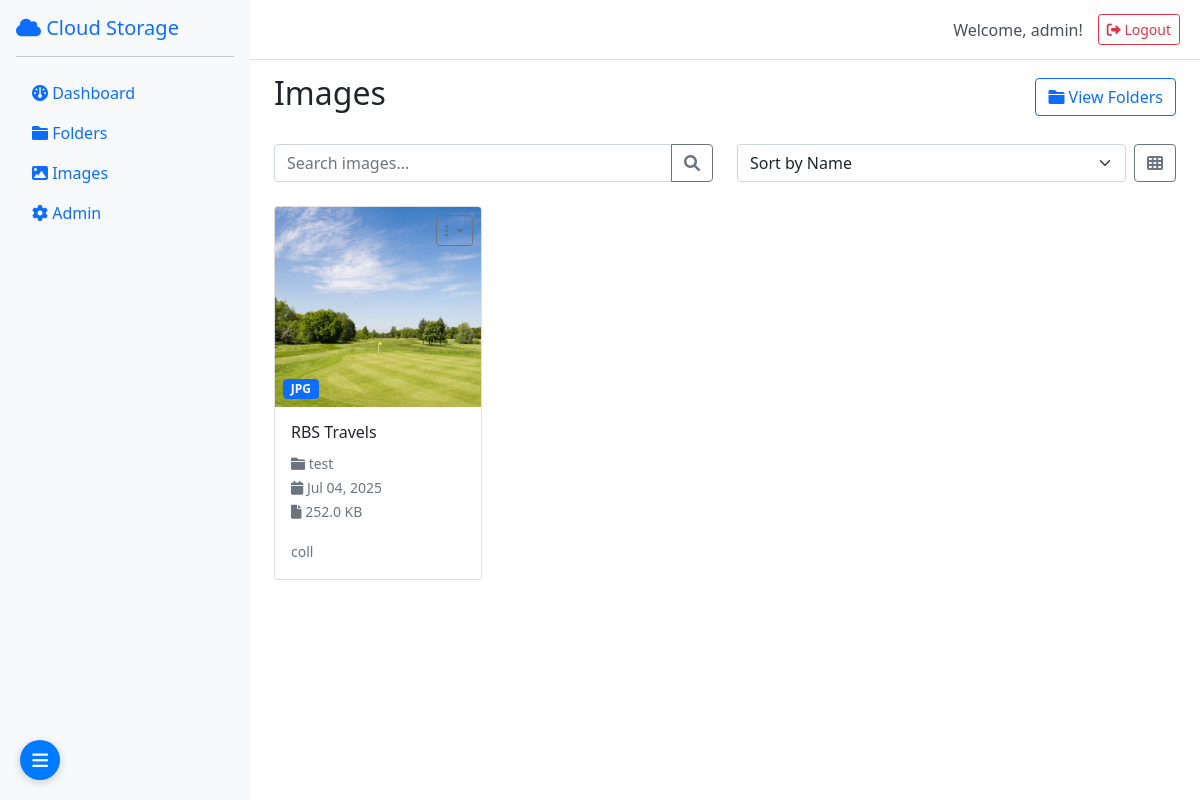
The app's page /images/ (signed in) with its own data.
### storage/models.py (models this page shows, shortened)
class BaseModel(models.Model):
    created_by = models.ForeignKey(User, on_delete=models.CASCADE, related_name='%(class)s_created')
    updated_by = models.ForeignKey(User, on_delete=models.CASCADE, related_name='%(class)s_updated', null=True, blank=True)
    deleted_by = models.ForeignKey(User, on_delete=models.CASCADE, related_name='%(class)s_deleted', null=True, blank=True)
    created_at = models.DateTimeField(auto_now_add=True)
    updated_at = models.DateTimeField(auto_now=True)
    deleted_at = models.DateTimeField(null=True, blank=True)
    is_deleted = models.BooleanField(default=False)
    class Meta:
        abstract = True

class Image(BaseModel):
    name = models.CharField(max_length=255)
    description = models.TextField(blank=True)
    folder = models.ForeignKey(Folder, on_delete=models.CASCADE, related_name='images')
    image_file = models.ImageField(upload_to='uploads/')
    file_size = models.BigIntegerField()
    file_type = models.CharField(max_length=50)
    class Meta:
        unique_together = ['name', 'folder']
        ordering = ['-created_at']

class Folder(BaseModel):
    name = models.CharField(max_length=255)
    description = models.TextField(blank=True)
    parent = models.ForeignKey('self', on_delete=models.CASCADE, null=True, blank=True, related_name='children')
    class Meta:
        unique_together = ['name', 'parent', 'created_by']
        ordering = ['name']

### storage/views.py (the view, shortened to what this page needs)
# urls.py: path('images/', views.images_view, name='images'),
@login_required
def images_view(request, folder_id=None):
    if folder_id:
        folder = get_object_or_404(Folder, id=folder_id, is_deleted=False)
        if not request.user.is_superuser:
            if not (folder.created_by == request.user or
                   UserPermission.objects.filter(
                       user=request.user,
                       folder=folder,
                       permission='view'
                   ).exists()):
                messages.error(request, 'You do not have permission to access this folder.')
                return redirect('folders')
        images = Image.objects.filter(folder=folder, is_deleted=False)
        if request.user.is_superuser or folder.created_by == request.user:
            user_permissions = ['view', 'create', 'update', 'delete', 'download']
        else:
            user_permissions = list(UserPermission.objects.filter(
                user=request.user,
                folder=folder
            ).values_list('permission', flat=True))
    else:
        if request.user.is_superuser:
            images = Image.objects.filter(is_deleted=False)
            user_permissions = ['view', 'create', 'update', 'delete', 'download']
        folder = None
    for image in images:
        if request.user.is_superuser or image.created_by == request.user:
            image.user_permissions = ['view', 'create', 'update', 'delete', 'download']
        else:
            image.user_permissions = list(UserPermission.objects.filter(
                user=request.user,
                folder=image.folder
            ).values_list('permission', flat=True))
    paginator = Paginator(images, 20)
    page = request.GET.get('page')
    images = paginator.get_page(page)
    return render(request, 'images.html', {
        'images': images,
        'folder': folder,
        'user_permissions': user_permissions,
    })

### templates/images.html (shortened to what this page needs)
{% extends 'base.html' %}
{% block content %}
<div class="d-flex justify-content-between align-items-center mb-4">
    <div>
        <h2>Images{% if folder %} in "{{ folder.name }}"{% endif %}</h2>
    </div>
    <div>
        <a href="{% url 'folders' %}" class="btn btn-outline-primary">
            <i class="fas fa-folder"></i> View Folders
        </a>
    </div>
</div>
<div class="row mb-4">
    <div class="col-md-6">
        <div class="input-group">
            <input type="text" class="form-control" placeholder="Search images..." id="searchInput">
            <button class="btn btn-outline-secondary" type="button" id="searchBtn">
                <i class="fas fa-search"></i>
            </button>
        </div>
    </div>
    <div class="col-md-6">
        <div class="d-flex gap-2">
            <select class="form-select" id="sortSelect">
                <option value="name">Sort by Name</option>
            </select>
            <button class="btn btn-outline-secondary" onclick="toggleView()">
                <i class="fas fa-th" id="viewToggleIcon"></i>
            </button>
        </div>
    </div>
</div>
<div id="imagesContainer">
    {% if images %}
        <div class="row" id="gridView">
            {% for image in images %}
            <div class="col-md-6 col-lg-4 col-xl-3 mb-4 image-item" data-name="{{ image.name|lower }}" data-type="{{ image.file_type }}" data-date="{{ image.created_at|date:'Y-m-d' }}">
                <div class="card image-card h-100">
                    <div class="position-relative">
                        <img src="{{ image.image_file.url }}" class="card-img-top" alt="{{ image.name }}" style="height: 200px; object-fit: cover;">
                        <div class="position-absolute top-0 end-0 p-2">
                            <div class="dropdown">
                                <button class="btn btn-sm btn-outline-secondary dropdown-toggle" type="button" data-bs-toggle="dropdown">
                                    <i class="fas fa-ellipsis-v"></i>
                                </button>
                            </div>
                        </div>
                        <div class="position-absolute bottom-0 start-0 p-2">
                            <span class="badge bg-primary">{{ image.file_type|upper }}</span>
                        </div>
                    </div>
                    <div class="card-body">
                        <h6 class="card-title text-truncate" title="{{ image.name }}">{{ image.name }}</h6>
                        <p class="card-text">
                            <small class="text-muted">
                                <i class="fas fa-folder"></i> {{ image.folder.name }}<br>
                                <i class="fas fa-calendar"></i> {{ image.created_at|date:"M d, Y" }}<br>
                                <i class="fas fa-file"></i> {{ image.file_size|filesizeformat }}
                            </small>
                        </p>
                        {% if image.description %}
                        <p class="card-text"><small class="text-muted">{{ image.description|truncatewords:10 }}</small></p>
                        {% endif %}
                    </div>
                </div>
            </div>
            {% endfor %}
        </div>
    {% endif %}
</div>
{% endblock %}

### templates/base.html (shortened to what this page needs)
<!DOCTYPE html>
<html lang="en">
<head>
    <link href="https://cdn.jsdelivr.net/npm/bootstrap@5.1.3/dist/css/bootstrap.min.css" rel="stylesheet">
    <link href="https://cdnjs.cloudflare.com/ajax/libs/font-awesome/6.0.0/css/all.min.css" rel="stylesheet">
</head>
<body>
    <div class="container-fluid">
        <div class="row">
            <div class="sidebar p-3" id="sidebar">
                <h5 class="text-primary sidebar-title">
                    <i class="fas fa-cloud"></i>
                    <span>Cloud Storage</span>
                </h5>
                <hr>
                <ul class="nav flex-column">
                    <li class="nav-item">
                        <a class="nav-link" href="{% url 'dashboard' %}">
                            <i class="fas fa-dashboard"></i>
                            <span>Dashboard</span>
                        </a>
                    </li>
                    <li class="nav-item">
                        <a class="nav-link" href="{% url 'folders' %}">
                            <i class="fas fa-folder"></i>
                            <span>Folders</span>
                        </a>
                    </li>
                    <li class="nav-item">
                        <a class="nav-link" href="{% url 'images' %}">
                            <i class="fas fa-image"></i>
                            <span>Images</span>
                        </a>
                    </li>
                    {% if user.is_superuser %}
                    <li class="nav-item">
                        <a class="nav-link" href="/admin/">
                            <i class="fas fa-cog"></i>
                            <span>Admin</span>
                        </a>
                    </li>
                    {% endif %}
                </ul>
            </div>
            <div class="top-bar" id="topBar">
                <div class="user-info">
                    <p class="welcome-text">Welcome, {{ user.username }}!</p>
                    <a href="{% url 'logout' %}" class="btn btn-outline-danger btn-sm">
                        <i class="fas fa-sign-out-alt"></i> Logout
                    </a>
                </div>
            </div>
            <div class="main-content p-4" id="mainContent">
                {% block content %}
                {% endblock %}
            </div>
        </div>
    </div>
    <button class="toggle-btn" id="toggleBtn" onclick="toggleSidebar()">
        <i class="fas fa-bars" id="toggleIcon"></i>
    </button>
</body>
</html>

### templates/base.html (style rules this page uses)
.sidebar { min-height: 100vh; background-color: #f8f9fa; transition: all 0.3s ease; width: 250px; position: fixed; left: 0; top: 0; z-index: 100; overflow-x: hidden; }
.top-bar { position: fixed; top: 0; left: 250px; width: calc(100% - 250px); height: 60px; background-color: #fff; border-bottom: 1px solid #dee2e6; z-index: 90; display: flex; align-items: center; justify-content: flex-end; padding: 0 20px; transition: all 0.3s ease; }
.top-bar .user-info { display: flex; align-items: center; gap: 15px; }
.top-bar .welcome-text { margin: 0; font-weight: 500; color: #495057; }
.main-content { min-height: calc(100vh - 60px); width: calc(100% - 250px); margin-left: 250px; margin-top: 50px; transition: all 0.3s ease; }
.toggle-btn { position: fixed; bottom: 20px; left: 20px; z-index: 1000; width: 40px; height: 40px; border-radius: 50%; background-color: #007bff; border: none; color: white; font-size: 18px; box-shadow: 0 2px 10px rgba(0,0,0,0.2); transition: all 0.3s ease; }
.nav-link { white-space: nowrap; }

### templates/images.html (style rules this page uses)
.image-card { transition: none !important; transform: none !important; }
.image-card img { transition: none !important; transform: none !important; }
.card-img-top { transition: none !important; transform: none !important; }

### records on screen
Image: image_file (picture), file_type "JPG", name "RBS Travels", folder.name "test", created_at "Jul 04, 2025", file_size|filesizeformat "252.0 KB", description "coll"

### other values on screen
{{ user.username }} "admin"
